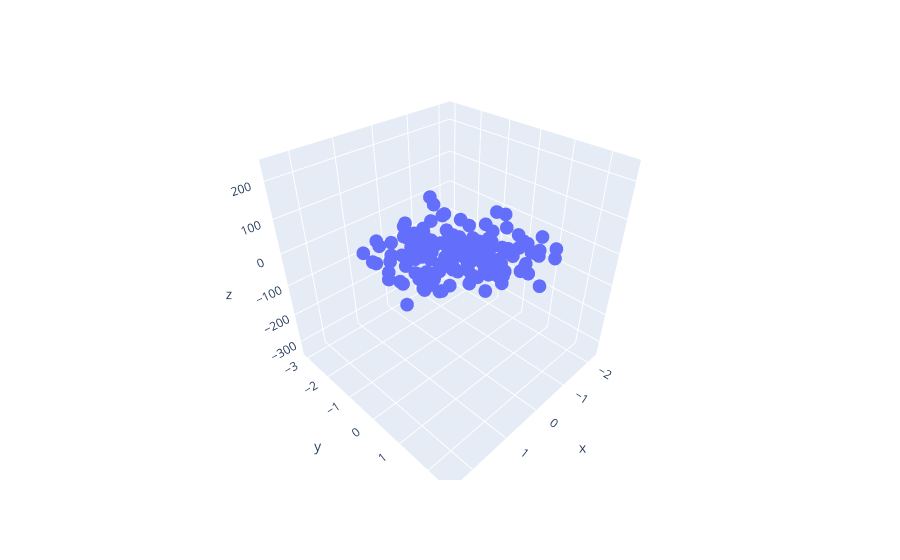

Here is the notebook cell this chart was saved with:
### Code cell
fig = px.scatter_3d(x=df['feature1'], y=df['feature2'], z=df['target'])
fig.show()

### Figure 1 — Plotly figure (JSON) as saved in the notebook; plotly's stock layout.template omitted (floating-point values rounded to 4 significant figures; data arrays with more than 128 entries replaced by an {"elided": "..."} marker saying what was removed)
{"data": [{"hovertemplate": "x=%{x}<br>y=%{y}<br>z=%{z}<extra></extra>", "legendgroup": "", "marker": {"color": "#636efa", "symbol": "circle"}, "mode": "markers", "name": "", "scene": "scene", "showlegend": false, "type": "scatter3d", "x": {"elided": "150 float values"}, "y": {"elided": "150 float values"}, "z": {"elided": "150 float values"}}], "layout": {"legend": {"tracegroupgap": 0}, "margin": {"t": 60}, "scene": {"domain": {"x": [0, 1], "y": [0, 1]}, "xaxis": {"title": {"text": "x"}}, "yaxis": {"title": {"text": "y"}}, "zaxis": {"title": {"text": "z"}}}}}
